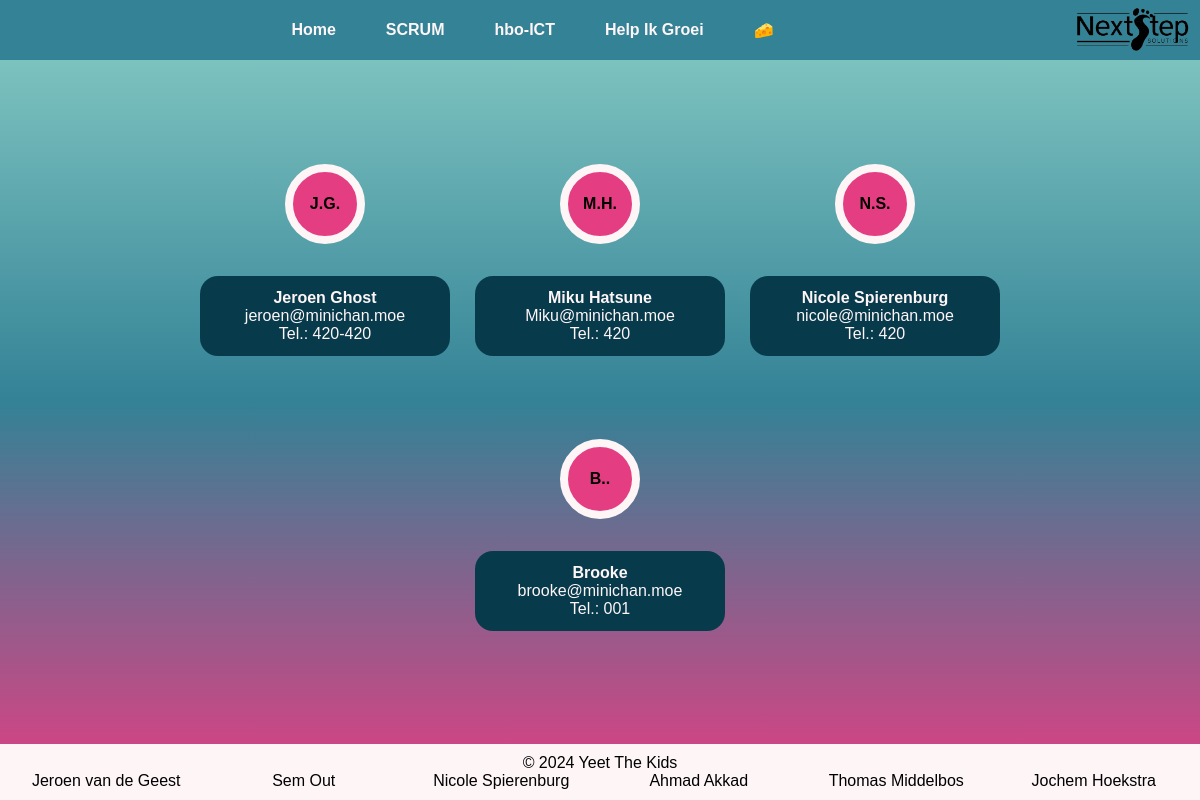
The app's page /profiles/profiles/ (signed in) with its own data.
### user_profiles/models.py (models this page shows, shortened)
class User(AbstractUser):
    GENDERS = [
        ('geheim', 'Geheim'),
        ('vrouw', 'Vrouwelijk'),
        ('man', 'Mannelijk'),
        ('nb', 'Non-Binair'),
    ]
    pfp = models.ImageField(upload_to='profile_pics/', blank=True, null=True)
    city = models.CharField(max_length=100)
    birthday = models.DateField(default=datetime.datetime.now())
    gender = models.CharField(max_length=10, choices=GENDERS)
    pronouns = models.CharField(max_length=15, blank=True)
    number = models.CharField(max_length=12)
    bio = models.TextField(max_length=1000, blank=True)
    trivia1 = models.CharField(max_length=100, blank=True)
    trivia2 = models.CharField(max_length=100, blank=True)
    trivia3 = models.CharField(max_length=100, blank=True)
    trivia4 = models.CharField(max_length=100, blank=True)
    trivia5 = models.CharField(max_length=100, blank=True)
    def __getitem__(self, key):
        return getattr(self, key)

### user_profiles/views.py (the view)
# urls.py: path('profiles/', user_profile_list, name='user_profile_list'),
@login_required
def user_profile_list(request):
    profiles = User.objects.all()
    return render(request, 'list.html', {'profiles': profiles})

### user_profiles/templates/list.html (shortened to what this page needs)
{% extends 'core/base.html' %}
{% load static from static %}
{% block head %}
<link rel="stylesheet" href="{% static 'profiles_list.css' %}">
{% endblock %}
{% block content %}
<div id="main-content">
    <div class="all-profiles">
        {% for profile in profiles %}
        <a href="/profiles/{{ profile.first_name }}" class="user-profile-link">
            <div class="user">
                <div class="initials-icon">
                    <div class="initials">{{ profile.first_name|make_list|first }}.{{ profile.last_name|make_list|first }}.</div>
                </div>
                <div class="basic-info-block">
                    <div class="full-name">{{ profile.first_name }} {{ profile.last_name }}</div>
                    <div class="email-address">{{ profile.email }}</div>
                    <div class="phone-number">Tel.: {{ profile.number }}</div>
                </div>
            </div>
        </a>
        {% endfor %}
    </div>
</div>
{% endblock %}

### APPYTK/static/profiles_list.css (style rules this page uses)
:root { --yeet: #89cdc6; --the: #338296; --kids: #e43d82; --light: #fef5f7; --dark: #1a4c5d; --darker: #073b4c; --borderRadius: 18px; }
* { margin: 0; padding: 0; box-sizing: border-box; font-family: "Poppins", sans-serif; }
html { min-height: 100vh; min-width: 100vw; }
body { min-height: 100vh; height: 100%; width: 100%; background: linear-gradient(var(--yeet), var(--the), var(--kids)); display: flex; flex-direction: column; overflow-x: hidden; }
#main-content { width: 100%; height: 100%; display: flex; justify-content: center; margin-top: 75px; }
.all-profiles { width: 75%; height: 100%; display: flex; flex-direction: row; justify-content: center; align-items: center; flex-wrap: wrap; gap: 25px; }
.user { display: flex; flex-direction: column; justify-content: center; align-items: center; text-align: center; vertical-align: center; width: 250px; height: 250px; }
.initials { border-radius: 100%; height: 5em; width: 5em; background-color: var(--kids); border: 0.5em solid var(--light); display: flex; justify-content: center; align-items: center; margin-bottom: 2em; font-weight: 900; color: black; transition: 0.5s; }
.basic-info-block { background-color: var(--darker); border-radius: var(--borderRadius); width: 100%; height: 5em; display: flex; flex-direction: column; justify-content: center; align-items: center; padding: 15px; color: var(--light) }
.full-name { font-weight: 700; }
a { text-decoration: none; transition: 0.5s; }

### records on screen
User: first_name|make_list "J", last_name|make_list "G", first_name "Jeroen", last_name "Ghost", email "jeroen@minichan.moe", number "420-420"
User: first_name|make_list "M", last_name|make_list "H", first_name "Miku", last_name "Hatsune", email "Miku@minichan.moe", number "420"
User: first_name|make_list "N", last_name|make_list "S", first_name "Nicole", last_name "Spierenburg", email "nicole@minichan.moe", number "420"
User: first_name|make_list "B", first_name "Brooke", email "brooke@minichan.moe", number "001"
